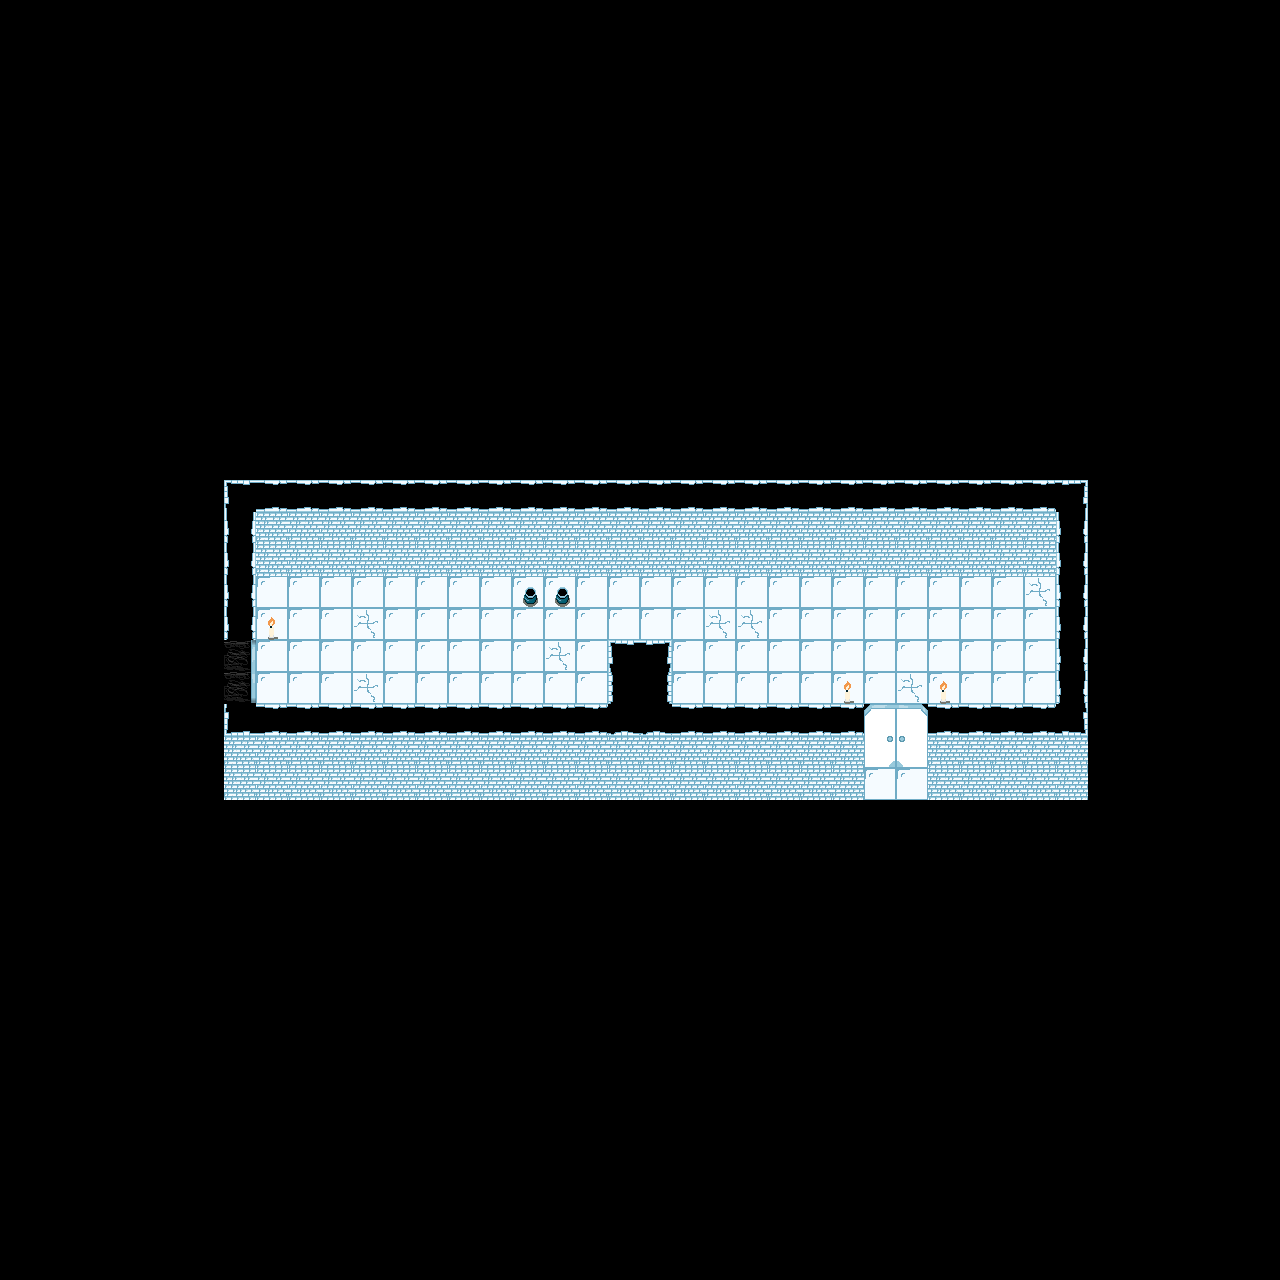

Tiled map render using the project's own tile images. Description and the map definition, with tile-layer contents summarised, below:
An orthogonal 40x40 tile map with 32x32 px tiles, 2 tile layers (Tile Layer 1, Tile Layer 2) and 11 objects.

<map version="1.10" tiledversion="1.11.2" orientation="orthogonal" renderorder="right-down" width="40" height="40" tilewidth="32" tileheight="32" infinite="0" nextlayerid="4" nextobjectid="14">
 <tileset firstgid="1" source="../FinalRoomTileset.tsx" />
 <layer id="1" name="Tile Layer 1" width="40" height="40">
  <data>[1600 cells, 270 non-empty, 15 distinct tile ids]</data>
 </layer>
 <layer id="2" name="Tile Layer 2" width="40" height="40">
  <data>[1600 cells, 11 non-empty, 7 distinct tile ids]</data>
 </layer>
 <objectgroup id="3" name="Object Layer 1">
  <object id="1" x="255" y="512" width="824" height="64">
   <properties>
    <property name="Tag" value="Wall" />
   </properties>
  </object>
  <object id="2" x="224" y="512" width="32" height="128">
   <properties>
    <property name="Tag" value="Wall" />
   </properties>
  </object>
  <object id="3" x="224" y="704" width="640" height="32">
   <properties>
    <property name="Tag" value="Wall" />
   </properties>
  </object>
  <object id="4" x="608" y="640" width="64" height="64">
   <properties>
    <property name="Tag" value="Wall" />
   </properties>
  </object>
  <object id="6" x="1056" y="576" width="32" height="160">
   <properties>
    <property name="Tag" value="Wall" />
   </properties>
  </object>
  <object id="7" x="928" y="704" width="128" height="32">
   <properties>
    <property name="Tag" value="Wall" />
   </properties>
  </object>
  <object id="8" x="864" y="704" width="64" height="64">
   <properties>
    <property name="Tag" value="Door" />
   </properties>
  </object>
  <object id="9" x="224" y="640" width="32" height="64">
   <properties>
    <property name="Tag" value="Door" />
   </properties>
  </object>
  <object id="11" x="611.333" y="579.333" width="32" height="32">
   <properties>
    <property name="Enemy" value="BaseEnemy" />
    <property name="Tag" value="Enemy" />
   </properties>
  </object>
  <object id="12" x="539.333" y="612" width="32" height="32">
   <properties>
    <property name="Enemy" value="MeleeSlime" />
    <property name="Tag" value="Enemy" />
   </properties>
  </object>
  <object id="13" x="853.333" y="632" width="32" height="32">
   <properties>
    <property name="Enemy" value="Bowler" />
    <property name="Tag" value="Enemy" />
   </properties>
  </object>
 </objectgroup>
</map>
